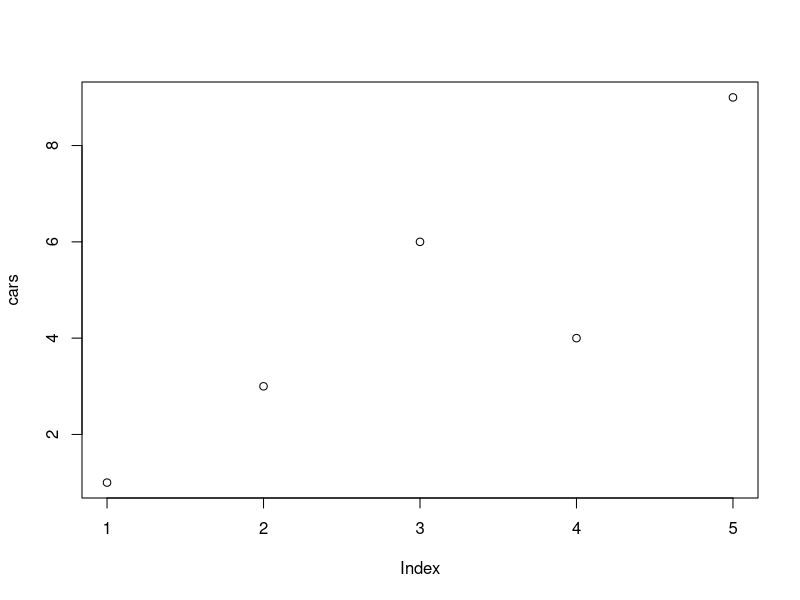
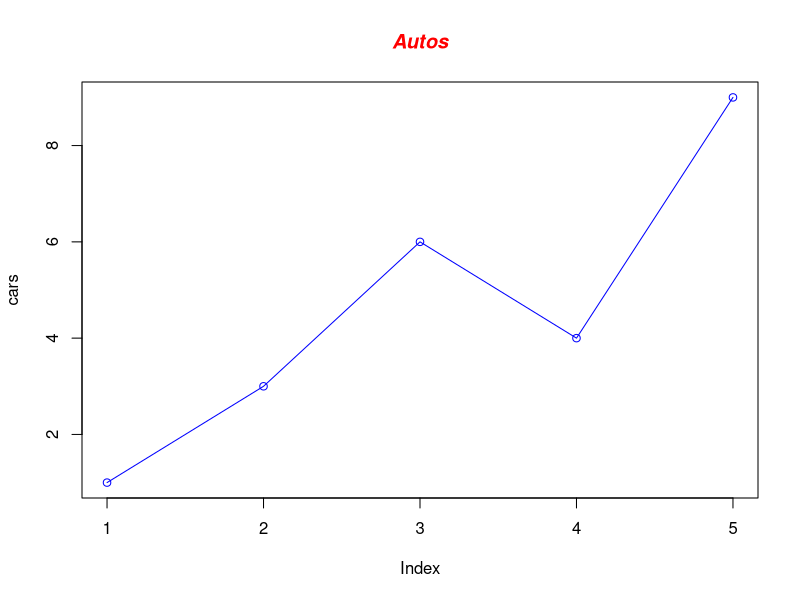
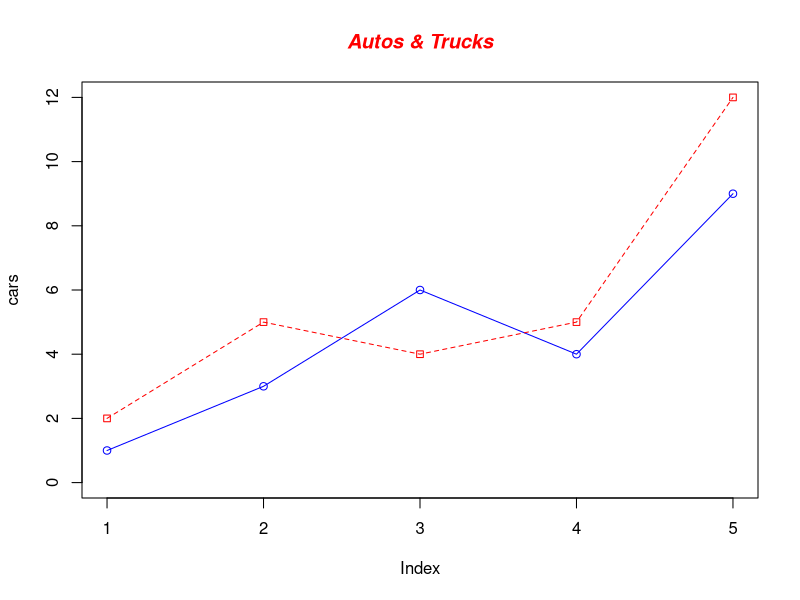
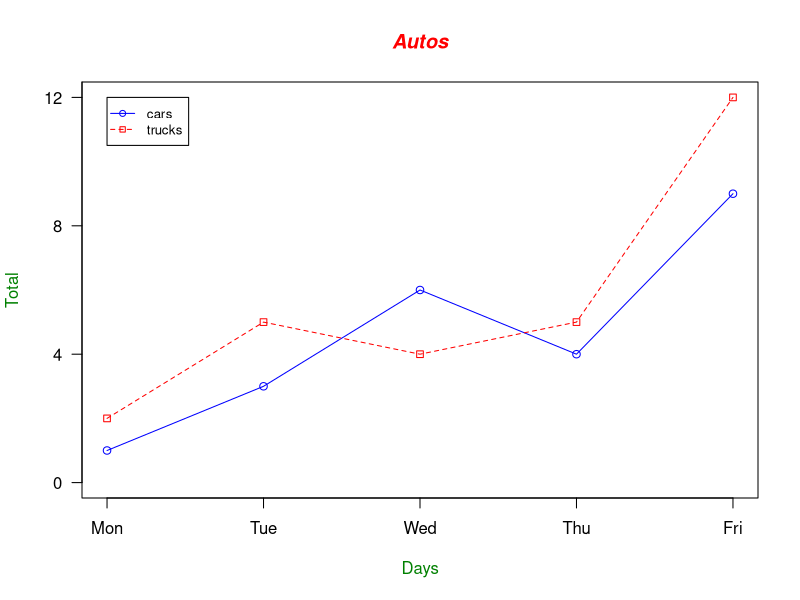
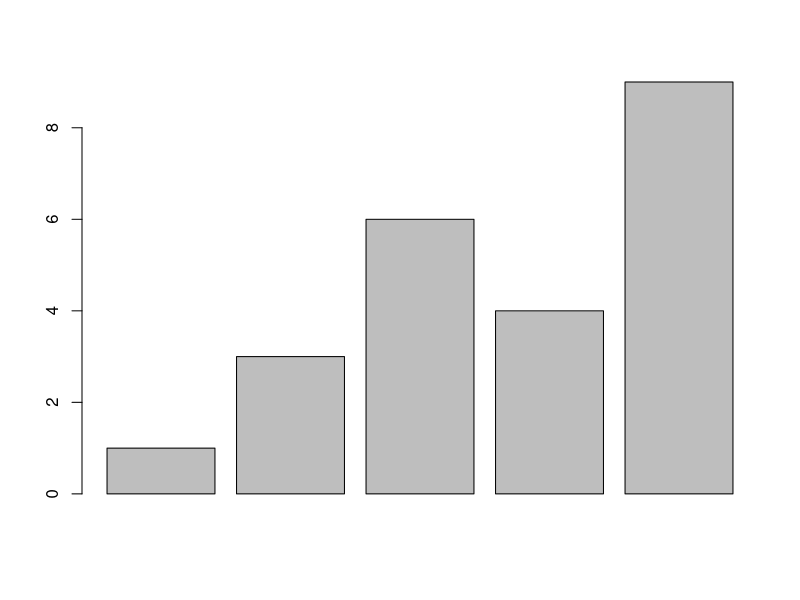
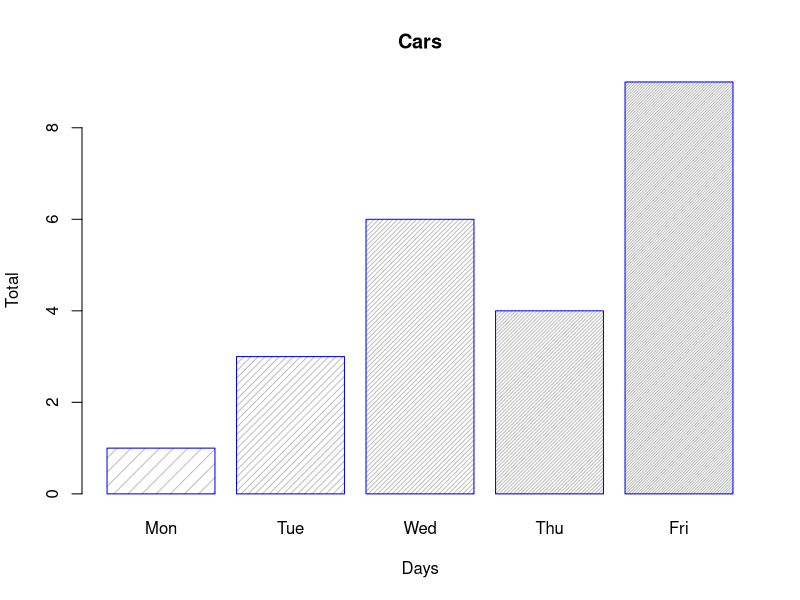
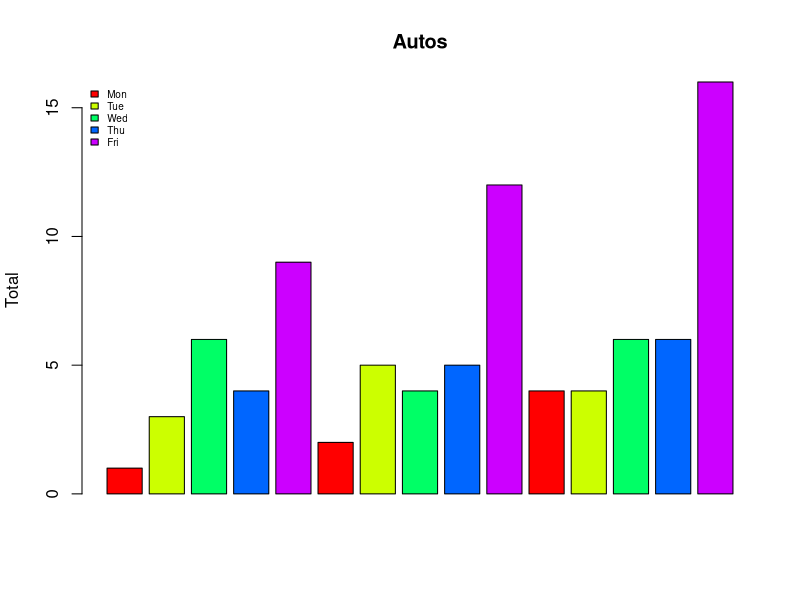
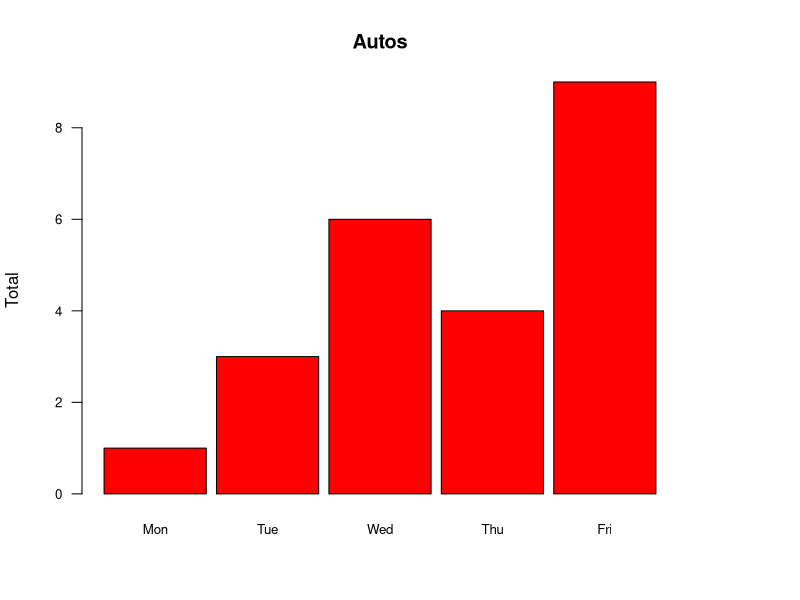

Source code (R) for these figures, in order:
## ---- chunk 1
# Define the cars vector with 5 values and a trucks vector with 5 values
cars <- c(1, 3, 6, 4, 9)
trucks <- c(2, 5, 4, 5, 12)
suvs <- c(4,4,6,6,16)
## ---- chunk 2
# Graph the cars vector with all defaults
plot(cars)
## ---- chunk 3
# Graph cars using blue points overlayed by a line 
plot(cars, type="o", col="blue")

# Create a title with a red, bold/italic font
title(main="Autos", col.main="red", font.main=4)
## ---- chunk 4
# Graph cars using a y axis that ranges from 0 to 12
plot(cars, type="o", col="blue", ylim=c(0,12))

# Graph trucks with red dashed line and square points
lines(trucks, type="o", pch=22, lty=2, col="red")

# Create a title with a red, bold/italic font
title(main="Autos & Trucks", col.main="red", font.main=4)

## ---- chunk 5
# Calculate range from 0 to max value of cars and trucks
g_range <- range(0, cars, trucks)

# Graph autos using y axis that ranges from 0 to max 
# value in cars or trucks vector.  Turn off axes and 
# annotations (axis labels) so we can specify them ourself
plot(cars, type="o", col="blue", ylim=g_range, 
   axes=FALSE, ann=FALSE)

# Make x axis using Mon-Fri labels
axis(1, at=1:5, lab=c("Mon","Tue","Wed","Thu","Fri"))

# Make y axis with horizontal labels that display ticks at 
# every 4 marks. 4*0:g_range[2] is equivalent to c(0,4,8,12).
axis(2, las=1, at=4*0:g_range[2])

# Create box around plot
box()

# Graph trucks with red dashed line and square points
lines(trucks, type="o", pch=22, lty=2, col="red")

# Create a title with a red, bold/italic font
title(main="Autos", col.main="red", font.main=4)

# Label the x and y axes with dark green text
title(xlab="Days", col.lab=rgb(0,0.5,0))
title(ylab="Total", col.lab=rgb(0,0.5,0))

# Create a legend at (1, g_range[2]) that is slightly smaller 
# (cex) and uses the same line colors and points used by 
# the actual plots 
legend(1, g_range[2], c("cars","trucks"), cex=0.8, 
   col=c("blue","red"), pch=21:22, lty=1:2);
## ---- chunk 6
# Compute the largest y value used in the data (or we could
# just use range again)
autos <- c(cars, trucks, suvs)
max_y <- max(autos)

# Define colors to be used for cars, trucks, suvs
plot_colors <- c("blue","red","forestgreen")

# Start PNG device driver to save output to figure.png
png(filename="figure.png", height=295, width=300, bg="white")

# Graph autos using y axis that ranges from 0 to max_y.
# Turn off axes and annotations (axis labels) so we can 
# specify them ourself
plot(cars, type="o", col=plot_colors[1], ylim=c(0,max_y), axes=FALSE, ann=FALSE)

# Make x axis using Mon-Fri labels
axis(1, at=1:5, lab=c("Mon", "Tue", "Wed", "Thu", "Fri"))

# Make y axis with horizontal labels that display ticks at 
# every 4 marks. 4*0:max_y is equivalent to c(0,4,8,12).
axis(2, las=1, at=4*0:max_y)

# Create box around plot
box()

# Graph trucks with red dashed line and square points
lines(trucks, type="o", pch=22, lty=2, col=plot_colors[2])

# Graph suvs with green dotted line and diamond points
lines(suvs, type="o", pch=23, lty=3, col=plot_colors[3])

# Create a title with a red, bold/italic font
title(main="Autos", col.main="red", font.main=4)

# Label the x and y axes with dark green text
title(xlab= "Days", col.lab=rgb(0,0.5,0))
title(ylab= "Total", col.lab=rgb(0,0.5,0))

# Create a legend at (1, max_y) that is slightly smaller 
# (cex) and uses the same line colors and points used by 
# the actual plots
legend(1, max_y, c("cars","trucks","suvs"), cex=0.8, col=plot_colors, 
   pch=21:23, lty=1:3);
   
# Turn off device driver (to flush output to png)
dev.off()

## ---- chunk 7
   		
# Define colors to be used for cars, trucks, suvs
plot_colors <- c(rgb(r=0.0,g=0.0,b=0.9), "red", "forestgreen")

# Start PDF device driver to save output to figure.pdf
pdf(file="figure.pdf", height=3.5, width=5)
			
# Trim off excess margin space (bottom, left, top, right)
par(mar=c(4.2, 3.8, 0.2, 0.2))
			
# Graph autos using a y axis that uses the full range of value
# in autos_data. Label axes with smaller font and use larger 
# line widths.
plot(cars, type="l", col=plot_colors[1], ylim=c(0,max_y), axes=F, ann=T, xlab="Days",
   ylab="Total", cex.lab=0.8, lwd=2)

# Make x axis tick marks without labels
axis(1, lab=F)

# Plot x axis labels at default tick marks with labels at 
# 45 degree angle
text(axTicks(1), par("usr")[3] - 2, srt=45, adj=1,
          labels=c("Mon", "Tue", "Wed", "Thu", "Fri"),
          xpd=T, cex=0.8)

# Plot y axis with smaller horizontal labels 
axis(2, las=1, cex.axis=0.8)

# Create box around plot
box()

# Graph trucks with thicker red dashed line
lines(trucks, type="l", lty=2, lwd=2, col=plot_colors[2])

# Graph suvs with thicker green dotted line
lines(suvs, type="l", lty=3, lwd=2,col=plot_colors[3])

# Create a legend in the top-left corner that is slightly  
# smaller and has no border
legend("topleft", c("cars","trucks","suvs"), cex=0.8, col=plot_colors, 
   lty=1:3, lwd=2, bty="n");
  
# Turn off device driver (to flush output to PDF)
dev.off()

# Restore default margins
par(mar=c(5, 4, 4, 2) + 0.1)

## ---- chunk 8
# Graph the cars vector with all defaults
barplot(cars)
## ---- chunk 9
# Graph cars with specified labels for axes.  Use blue 
# borders and diagnal lines in bars.
barplot(cars, main="Cars", xlab="Days",  
   ylab="Total", names.arg=c("Mon","Tue","Wed","Thu","Fri"), 
   border="blue", density=c(10,20,30,40,50))
## ---- chunk 10
# Graph autos with adjacent bars using rainbow colors
barplot(c(cars,trucks,suvs), main="Autos", ylab= "Total",beside=TRUE, col=rainbow(5))

# Place the legend at the top-left corner with no frame  
# using rainbow colors
legend("topleft", c("Mon","Tue","Wed","Thu","Fri"), cex=0.6, bty="n", fill=rainbow(5));

## ---- chunk 11
# Expand right side of clipping rect to make room for the legend
par(xpd=T, mar=par()$mar+c(0,0,0,4))

# Graph autos (transposing the matrix) using heat colors,  
# put 10% of the space between each bar, and make labels  
# smaller with horizontal y-axis labels
barplot(t(cars), main="Autos", ylab="Total", 
   col=heat.colors(3), space=0.1, cex.axis=0.8, las=1,
   names.arg=c("Mon","Tue","Wed","Thu","Fri"), cex=0.8) 
   
# Place the legend at (6,30) using heat colors
legend(6, 30, c("cars","trucks","suvs"), cex=0.8, fill=heat.colors(3));
   
# Restore default clipping rect
par(mar=c(5, 4, 4, 2) + 0.1)
## ---- chunk 12
# Create a histogram for suvs
hist(suvs)
## ---- chunk 13
# Concatenate the three vectors
autos <- c(cars, trucks, suvs)

# Create a histogram for autos in light blue with the y axis
# ranging from 0-10
hist(autos, col="lightblue", ylim=c(0,10))
## ---- chunk 14
# Concatenate the three vectors
autos <- c(cars, trucks, suvs)

# Compute the largest y value used in the autos
max_num <- max(autos)

# Create a histogram for autos with fire colors, set breaks
# so each number is in its own group, make x axis range from
# 0-max_num, disable right-closing of cell intervals, set
# heading, and make y-axis labels horizontal
hist(autos, col=heat.colors(max_num), breaks=max_num, 
   xlim=c(0,max_num), right=F, main="Autos Histogram", las=1)

## ---- chunk 15
# Concatenate the three vectors
autos <- c(cars, trucks, suvs)

# Compute the largest y value used in the autos
max_num <- max(autos)

# Create uneven breaks
brk <- c(0,3,4,5,6,10,16)

# Create a histogram for autos with fire colors, set uneven
# breaks, make x axis range from 0-max_num, disable right-
# closing of cell intervals, set heading, make y-axis labels 
# horizontal, make axis labels smaller, make areas of each
# column proportional to the count
hist(autos, col=heat.colors(length(brk)), breaks=brk, 
   xlim=c(0,max_num), right=F, main="Probability Density", 
   las=1, cex.axis=0.8, freq=F)
## ---- chunk 16
# Create a pie chart for cars
pie(cars)
## ---- chunk 17
# Create a pie chart with defined heading and
# custom colors and labels
pie(cars, main="Cars", col=rainbow(length(cars)),
   labels=c("Mon","Tue","Wed","Thu","Fri"))

## ---- chunk 18
# Define some colors ideal for black & white print
colors <- c("white","grey70","grey90","grey50","black")

# Calculate the percentage for each day, rounded to one 
# decimal place
car_labels <- round(cars/sum(cars) * 100, 1)

# Concatenate a '%' char after each value
car_labels <- paste(car_labels, "%", sep="")

# Create a pie chart with defined heading and custom colors
# and labels
pie(cars, main="Cars", col=colors, labels=car_labels,
   cex=0.8)

# Create a legend at the right   
legend(1.5, 0.5, c("Mon","Tue","Wed","Thu","Fri"), cex=0.8, 
   fill=colors)
